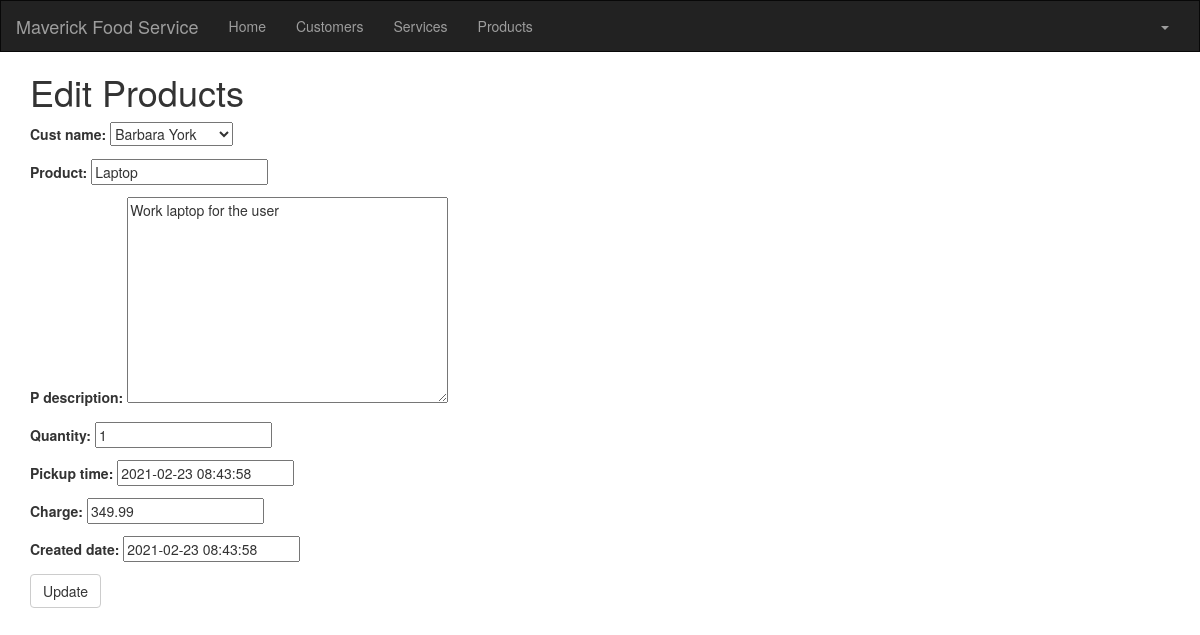
Screenshot of /product/1/edit/ (signed in) with the database file from the repository.
### crm/models.py (models this page shows, shortened)
class Customer(models.Model):
    cust_name = models.CharField(max_length=50)
    organization = models.CharField(max_length=100, blank=True)
    role = models.CharField(max_length=100)
    email = models.EmailField(max_length=100)
    bldgroom = models.CharField(max_length=100)
    address = models.CharField(max_length=200)
    account_number = models.IntegerField(blank=False, null=False)
    city = models.CharField(max_length=50)
    state = models.CharField(max_length=50)
    zipcode = models.CharField(max_length=10)
    phone_number = models.CharField(max_length=50)
    created_date = models.DateTimeField(
        default=timezone.now)
    updated_date = models.DateTimeField(auto_now_add=True)
    def __str__(self):
        return str(self.cust_name)

class Product(models.Model):
    cust_name = models.ForeignKey(Customer, on_delete=models.CASCADE, related_name='products')
    product = models.CharField(max_length=100)
    p_description = models.TextField()
    quantity = models.IntegerField()
    pickup_time = models.DateTimeField(
        default=timezone.now)
    charge = models.DecimalField(max_digits=10, decimal_places=2)
    created_date = models.DateTimeField(
        default=timezone.now)
    updated_date = models.DateTimeField(auto_now_add=True)

### crm/views.py (the view)
# urls.py: path('product/<int:pk>/edit/', views.product_edit, name='product_edit'),
@login_required
def product_edit(request, pk):
    product = get_object_or_404(Product, pk=pk)
    if request.method == "POST":
        form = ProductForm(request.POST, instance=product)
        if form.is_valid():
            product = form.save()
            product.customer = product.id
            product.updated_date = timezone.now()
            product.save()
            products = Service.objects.filter(created_date__lte=timezone.now())
            return render(request, 'crm/product_list.html', {'Products': products})
    else:
        form = ProductForm(instance=product)
    return render(request, 'crm/product_edit.html', {'form': form})

### crm/forms.py
class ProductForm(forms.ModelForm):
    class Meta:
        model = Product
        fields = (
        'cust_name', 'product', 'p_description', 'quantity', 'pickup_time', 'charge', 'created_date')

### crm/templates/crm/product_edit.html (shortened to what this page needs)
<!DOCTYPE html>
<html lang="en">
{% extends 'crm/base.html' %}
{% block content %}
    <h1>Edit Products</h1>
    <form method="POST" class="product-form">{% csrf_token %}
        {{ form.as_p }}
        <button type="submit" class="save btn btn-default">Update</button>
    </form>
{% endblock %}

### rows the page displays
Customer: cust_name "Barbara York"
Product: product "Laptop", p_description "Work laptop for the user", quantity "1", pickup_time "2021-02-23 08:43:58", charge "349.99", created_date "2021-02-23 08:43:58"
